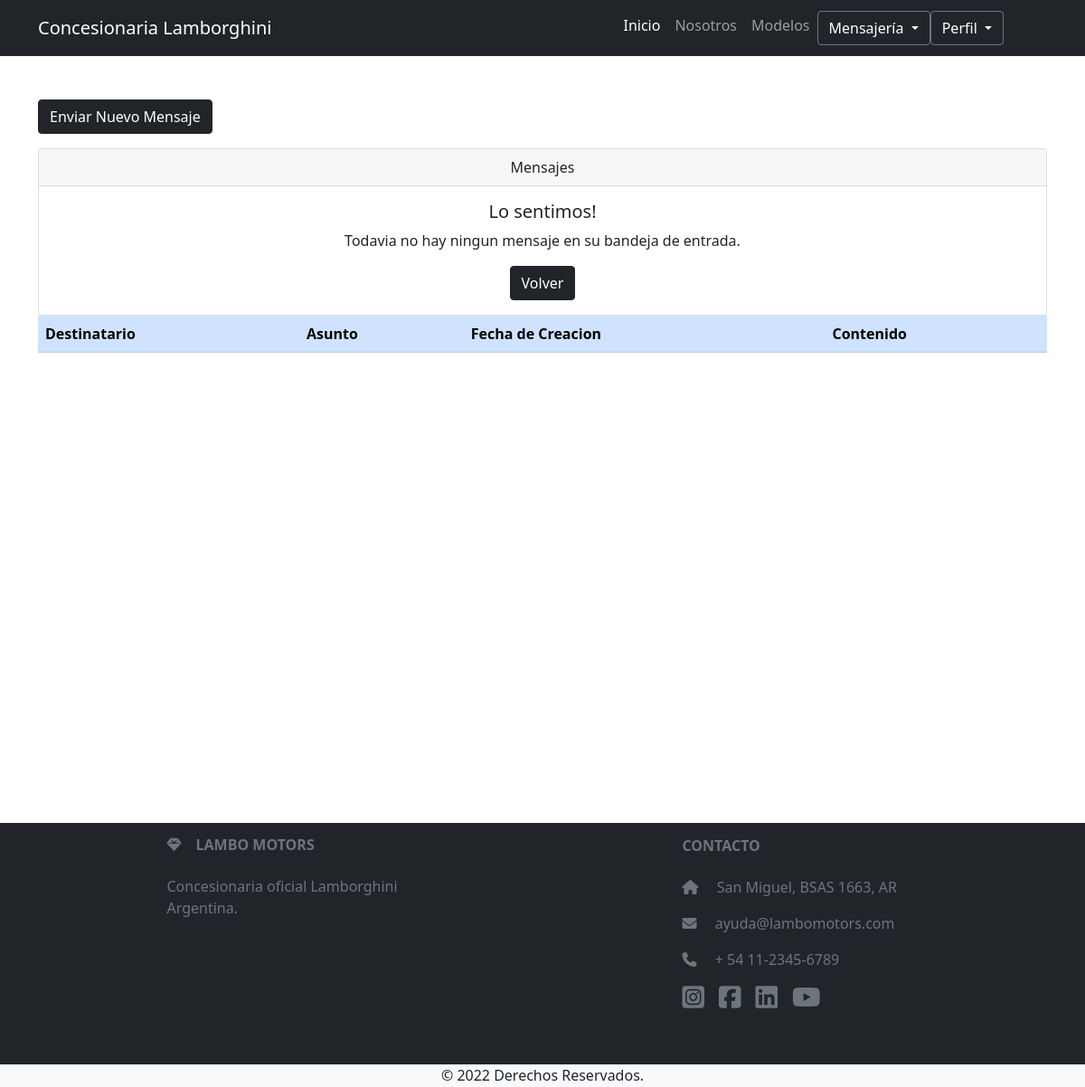
The app's page /mensajes_enviados/ (signed in), older data.
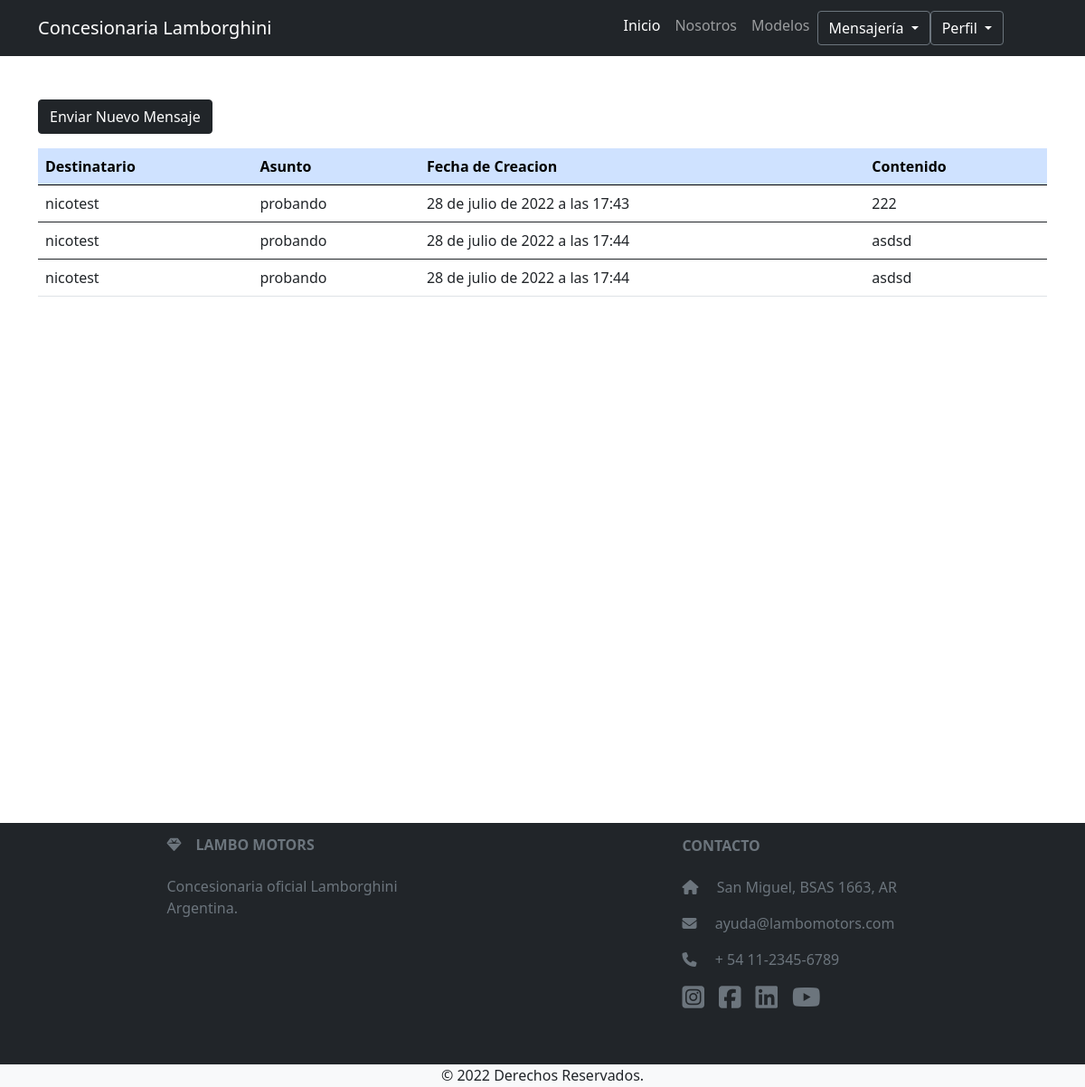
The same page, newer data.
### ProyectoFinalApp/models.py (models this page shows, shortened)
class Mensaje(models.Model):
    autor = models.ForeignKey(User, related_name = "autor", on_delete=models.CASCADE)
    destinatario = models.ForeignKey(User, related_name = "destinatario", on_delete=models.CASCADE)
    fecha_hora = models.DateTimeField(auto_now_add=True)
    contenido = models.TextField()
    asunto = models.CharField(max_length=200)
    class Meta:
        verbose_name = 'Mensaje'
        verbose_name_plural = 'Mensajes'

### ProyectoFinalApp/views.py (the view)
# urls.py: path('mensajes_enviados/', mensajes_enviados, name="mensajes_enviados"),
@login_required
def mensajes_enviados(request):
    mensajes_enviados = Mensaje.objects.filter(autor=request.user)
    if len(mensajes_enviados) > 0:
        mensajes_enviados = Mensaje.objects.filter(autor=request.user)
        return render(request, 'ProyectoFinalApp/mensajes_enviados.html', {'mensajes_enviados': mensajes_enviados})
    else:
        prueba = "No hay mensajes enviados"
        return render(request, 'ProyectoFinalApp/mensajes_enviados.html', {'prueba': prueba})

### ProyectoFinalApp/templates/ProyectoFinalApp/mensajes_enviados.html
{% extends 'ProyectoFinalApp/header.html' %}
{% load static %}
{% block contenidoPagina %}
<section style="height: 100vh">
    <div class="container mt-5">
        <div class="row">
            <div class="col">
                <a href="{% url 'mensajes' %}" class="btn btn-dark mb-3">Enviar Nuevo Mensaje</a>
                <table class="table">
                  <thead class="table-primary">
                      <tr>
                          <th scope="col">Destinatario</th>
                          <th scope="col">Asunto</th>
                          <th scope="col">Fecha de Creacion</th>
                          <th scope="col">Contenido</th>
                        </tr>
                  </thead>
                        {% if prueba != null%}
                        <div class="card text-center">
                            <div class="card-header">
                              Mensajes
                            </div>
                            <div class="card-body">
                              <h5 class="card-title">Lo sentimos!</h5>
                              <p class="card-text">Todavia no hay ningun mensaje en su bandeja de entrada.</p>
                              <a href="{% url 'inicio' %}" class="btn btn-dark">Volver</a>
                            </div>
                          </div>
                        {%else%}
                        {% for mensaje in mensajes_enviados %}
                            <tbody>
                        <tr>
                           <td>{{mensaje.destinatario}}</td>
                           <td>{{mensaje.asunto}}</td>
                           <td>{{mensaje.fecha_hora}}</td>
                           <td>{{mensaje.contenido}}</td>
                        </tr>
                        {% endfor %}
                        {% endif %}
                    </tbody>
                  </table>
            </div>
        </div>
     </div>
</section>
{% endblock %}

Row changes from the older to the newer data that the page shows:
added Mensaje: destinatario "nicotest", asunto "probando", fecha_hora "28 de julio de 2022 a las 17:43", contenido "222"
added Mensaje: destinatario "nicotest", asunto "probando", fecha_hora "28 de julio de 2022 a las 17:44", contenido "asdsd"
added Mensaje: destinatario "nicotest", asunto "probando", fecha_hora "28 de julio de 2022 a las 17:44", contenido "asdsd"
Text that changed along with them:
text no longer shown: "Mensajes Lo sentimos! Todavia no hay ningun mensaje en su bandeja de entrada. Volver"
